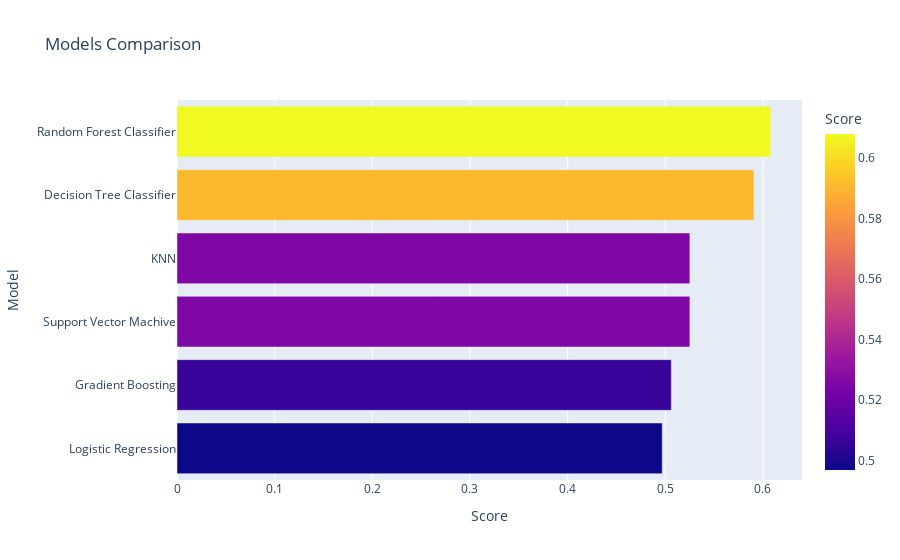

The cell this chart's notebook holds for it:
### Code cell
import plotly.express as px
models = models.sort_values(by=['Score'])
px.bar(data_frame = models, x = 'Score', y = 'Model', orientation='h', color = 'Score',  title = 'Models Comparison')

### Figure 1 — Plotly figure (JSON) as saved in the notebook; plotly's stock layout.template omitted (floating-point values rounded to 4 significant figures)
{"data": [{"alignmentgroup": "True", "hovertemplate": "Score=%{marker.color}<br>Model=%{y}<extra></extra>", "legendgroup": "", "marker": {"color": [0.4969, 0.5062, 0.5252, 0.5252, 0.5908, 0.608], "coloraxis": "coloraxis", "pattern": {"shape": ""}}, "name": "", "offsetgroup": "", "orientation": "h", "showlegend": false, "textposition": "auto", "type": "bar", "x": [0.4969, 0.5062, 0.5252, 0.5252, 0.5908, 0.608], "xaxis": "x", "y": ["Logistic Regression", "Gradient Boosting", "Support Vector Machive", "KNN", "Decision Tree Classifier", "Random Forest Classifier"], "yaxis": "y"}], "layout": {"barmode": "relative", "coloraxis": {"colorbar": {"title": {"text": "Score"}}, "colorscale": [[0, "#0d0887"], [0.1111, "#46039f"], [0.2222, "#7201a8"], [0.3333, "#9c179e"], [0.4444, "#bd3786"], [0.5556, "#d8576b"], [0.6667, "#ed7953"], [0.7778, "#fb9f3a"], [0.8889, "#fdca26"], [1, "#f0f921"]]}, "legend": {"tracegroupgap": 0}, "title": {"text": "Models Comparison"}, "xaxis": {"anchor": "y", "domain": [0, 1], "title": {"text": "Score"}}, "yaxis": {"anchor": "x", "domain": [0, 1], "title": {"text": "Model"}}}}
